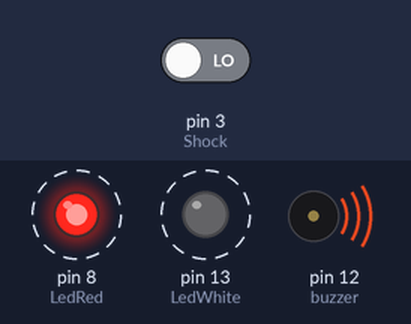
The sketch below on a simulated Arduino Uno, built with avr-gcc and run on an emulated ATmega328P. On the bench: output pins drawn as LEDs (lit = HIGH), buzzer (waves = sounding). Dashed ring = blinking. Inputs (shaded band) come from the test bench; at power-on: pin 3 (Shock) LOW.

Above: at 12.8 s.
12.9 s: pin 3 (Shock) driven HIGH
At 18.6 s:
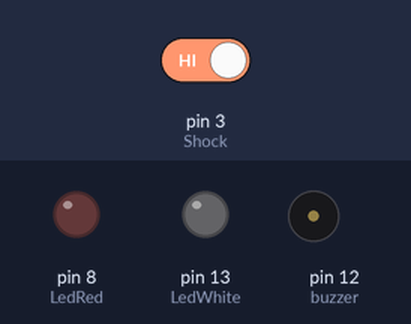
19.6 s: pin 3 (Shock) driven LOW
At 20.0 s:
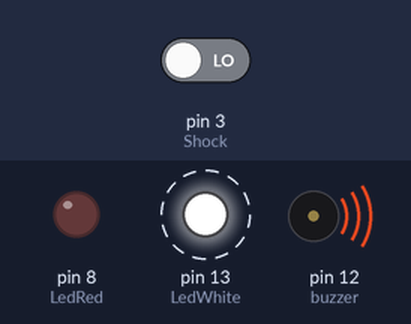
Timing chart, 0 to 32.3 s (numbered marks = the images above; inputs shaded):
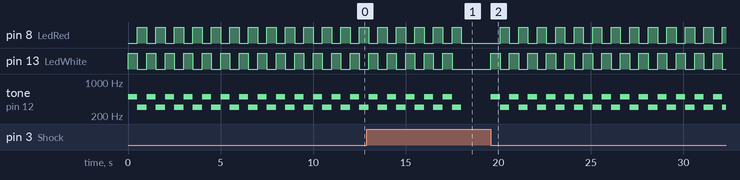

Measured:
- after the input at 12.9 s, pin 8 (LedRed): goes on until 18.0 s, then stays LOW; pin 13 (LedWhite): goes on until 17.5 s, then stays LOW
- after the input at 19.6 s, pin 8 (LedRed): alternates HIGH for 0.50 s and LOW for 0.50 s, starting after 0.50 s; pin 13 (LedWhite): alternates HIGH for 0.50 s and LOW for 0.50 s, starting at once; tone on pin 12 (buzzer): alternates 500 Hz for 0.50 s and 300 Hz for 0.50 s, starting at once
- by itself, pin 8 (LedRed), pin 13 (LedWhite): alternates HIGH for 0.50 s and LOW for 0.50 s
- by itself, tone on pin 12 (buzzer): alternates 500 Hz for 0.50 s and 300 Hz for 0.50 s

The sketch:

Schaltung2.ino
```cpp
/*
 * Autoren: Angela Meixner und Dragana Ristic
 * Datum: 06.11.2019
 * Version: 1.1
 */

//Led Schnittstelle wird definiert für das weisse LED.
int LedWhite=13;
//Led Schnittstelle wird definiert für das rote LED.
int LedRed=8;
//Schalter Schnittstelle wird definiert.
int Shock=3;
//Buzzer Schnittstelle wird definiert.
int buzzer=12;

void setup()
{
  //Das weisse LED wird als Output-Schnittstelle definiert.
  pinMode(LedWhite,OUTPUT);
  //Das LED wird als Output-Schnittstelle definiert.
  pinMode(LedRed,OUTPUT);
  //Der Buzzer wird als Output-Schnittstelle definiert.
  pinMode (buzzer, OUTPUT);
  //Der Schalter wird als Input-Schnittstelle definiert.
  pinMode(Shock,INPUT);
}

void loop(){
  //Wenn der Schalter an ist,
  if(digitalRead(Shock)==HIGH){
    //soll das weisse LED aus sein
    digitalWrite(LedWhite,LOW);
    //soll das rote LED aus sein
    digitalWrite(LedRed,LOW);
    //soll der Buzzer aus sein
    digitalWrite(buzzer,LOW);
}
//sonst
else{
  //bis die Befehle 6 Mal ausgeführt werden.
  for (int i = 0; i <= 5; i++){
    //Der Buzzer soll für eine halbe Sekunde lang klingen
    tone (buzzer, 500, 500);
    //Das weisse LED soll für eine halbe Sekunde leuchten
    digitalWrite(LedWhite,HIGH);
    delay(500);
    //Das weisse LED soll sich ausschalten.
    digitalWrite(LedWhite,LOW);
    //Der Buzzer soll für eine halbe Sekunde lang klingen
     tone (buzzer, 300, 500);
     // Das rote LED soll für eine halbe Sekunde leuchten
    digitalWrite(LedRed,HIGH);
    delay(500);
    //Das rote LED soll sich ausschalten.
    digitalWrite(LedRed,LOW);

  }
}
}
```
